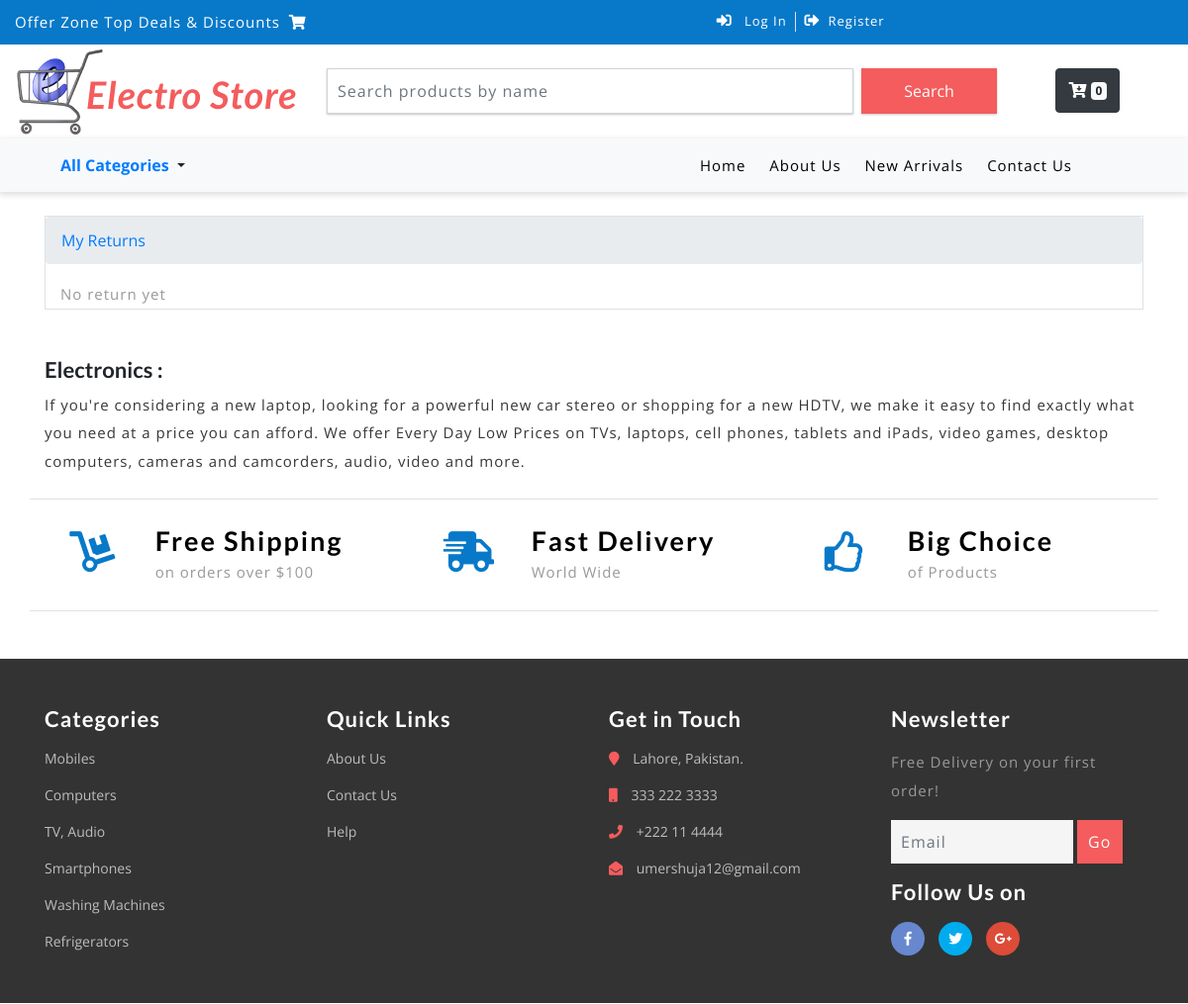
The page /my-returns/ (upper part) on the database as committed earlier.
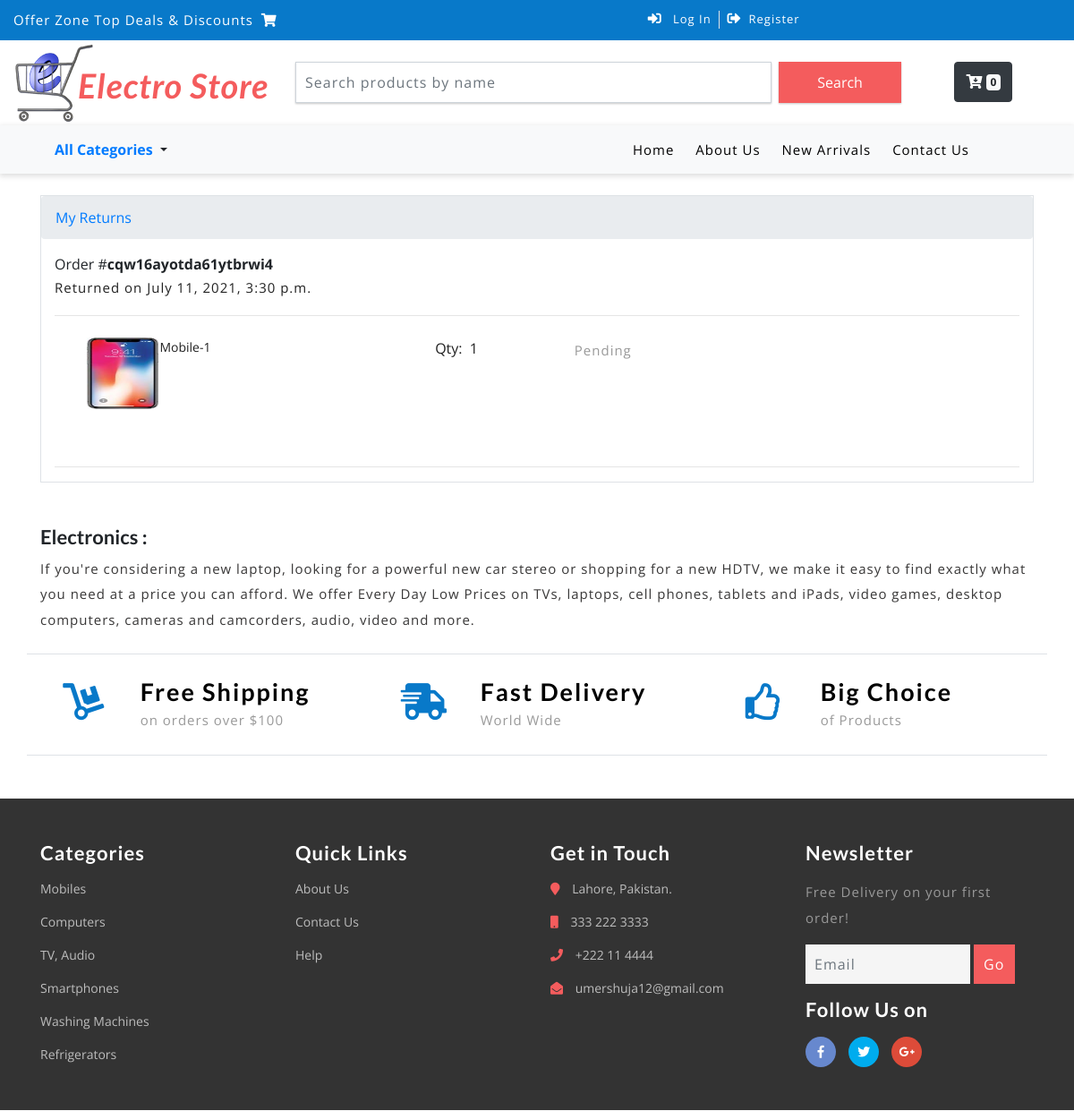
The same page on the database as committed later.
### core/models.py (models this page shows, shortened)
class Refund(models.Model):
    order = models.ForeignKey(Order, on_delete=models.CASCADE)
    reason = models.TextField()
    accepted = models.BooleanField(default=False)
    email = models.EmailField()
    requested_date = models.DateTimeField(default=datetime.now)

class Order(models.Model):
    user = models.ForeignKey(settings.AUTH_USER_MODEL,
                            on_delete=models.CASCADE)
    ref_code = models.CharField(max_length=20, blank=True, null=True)
    items = models.ManyToManyField(OrderItem)
    item = models.ForeignKey(OrderItem, on_delete=models.CASCADE, related_name="OrderItem", blank="True", null="True")
    start_date = models.DateTimeField(auto_now_add=True)
    ordered_date = models.DateTimeField()
    ordered = models.BooleanField(default=False)
    billing_address= models.ForeignKey('Address', related_name="billing_address", on_delete = models.SET_NULL, blank=True, null=True)
    shipping_address= models.ForeignKey('Address', related_name="shipping_address", on_delete = models.SET_NULL, blank=True, null=True)
    payment = models.ForeignKey('Payment', on_delete = models.SET_NULL, blank=True, null=True)
    coupon = models.ForeignKey('Coupon', on_delete = models.SET_NULL, blank=True, null=True)
    being_delivered = models.BooleanField(default=False)
    received = models.BooleanField(default=False)
    refund_requested = models.BooleanField(default=False)
    refund_granted = models.BooleanField(default=False)
    '''

    1. Item added to the cart
    2. Addnig a billing address
    (Failed checkout)
    3. Payment
    (Preprocessing, processing, packaging etc.)
    4. Being delievred
    5. Received
    6. Refunds

    '''

class OrderItem(models.Model):
    user = models.ForeignKey(settings.AUTH_USER_MODEL,
                            on_delete=models.CASCADE)
    ordered = models.BooleanField(default=False)
    item = models.ForeignKey(Item, on_delete=models.CASCADE)
    quantity = models.IntegerField(default=1)

class Item(models.Model):
    title = models.CharField(max_length=100)
    price = models.FloatField()
    discount_price = models.FloatField(default=0)
    category = models.CharField(choices=CATEGORY_CHOICES, max_length=15)
    label = models.CharField(choices=LABEL_CHOICES, max_length=1,blank=True, null=True)
    is_published = models.BooleanField(default=True)
    stock = models.IntegerField(default=100)
    slug = models.SlugField()
    description = models.TextField()
    image = models.ImageField(upload_to='photos/%Y/%m/%d')
    image_1 = models.ImageField(upload_to='photos/%Y/%m/%d')
    image_2 = models.ImageField(upload_to='photos/%Y/%m/%d')

### core/views.py (the view)
# urls.py: path('my-returns/', MyReturnsView.as_view(), name='my-returns'),
class MyReturnsView(View):
    def get(self, *args, **kwargs):
        refund = Refund.objects.all()
        context = {
            'refund': refund
        }
        return render(self.request, 'listings/returns.html', context)

### core/templatetags/cart_template_tags.py (called while the page is built)
@register.filter
def cart_item_count(user):
    if user.is_authenticated:
        qs = Order.objects.filter(user=user, ordered = False)
        if qs.exists():
            return qs[0].items.count()
    return 0

### templates/listings/returns.html (shortened to what this page needs)
{% extends 'base.html' %}
{% block content %}
<div class="container">
<div class="mt-4 border lzd-playground-right">
        <div class="breadcrumb">
            <a class="first " href="//my.daraz.pk/customer/order/index/">My Returns</a>
        </div>
        <div id="container" class="container">
        	<div>
        	<div class="order-list">
            {% if refund %}
            {% for ref in refund %}
        		<div class="orders">
        			<div class="order">
        				<div class="order-info">
        					<div class="float-left">
        						<div class="info-order-left-text">Order
        							<a class="link"> #<b>{{ref.order.ref_code}}</b></a>
        						</div>
        						<p class="text info desc">Returned on {{ref.requested_date}}</p>
        					</div>
        				</div>
 						<hr>
        				<div class="order-item">
        					<div class="row">
        					<div class="col-md-1 item-pic" data-spm="detail_image">
        						<a href="#">
        							<img src="{{ref.order.item.item.image.url}}">
        						</a>
        					</div>
        					<div class="col-md-4 item-main item-main-mini">
	        						<div class="text title item-title" data-spm="details_title">&nbsp;{{ref.order.item.item.title}}</div>
        					</div>
        					<div class="col-md-2 item-quantity">
	        					<span>
	        						<span class="text desc info multiply">Qty:</span>
	        						<span class="text">&nbsp;{{ref.order.item.quantity}}</span>
	        					</span>
        					</div>
	        				<div class="col-md-4 item-status item-capsule">
                                <p class="capsule">
                                    {% if ref.accepted == False %}
                                        Pending
                                    {% endif %}
                                    <br>
                                </p>
                            </div>
        			</div>
        			</div>
        		</div>
        		<hr>
        	</div>
            {% endfor %}
            {% else %}
                    <p>No return yet</p>
            {% endif %}
        </div>
    </div>
</div>
    </div>
</div>
{% endblock %}

Rows that differ between the two databases and show on the page:
added Refund: order.ref_code "cqw16ayotda61ytbrwi4", requested_date "July 11, 2021, 3:30 p.m.", order.item.item.image (picture), order.item.item "Mobile-1", order.item.quantity "1", accepted "Pending"
Other text that changed with them:
text no longer shown: "No return yet"
